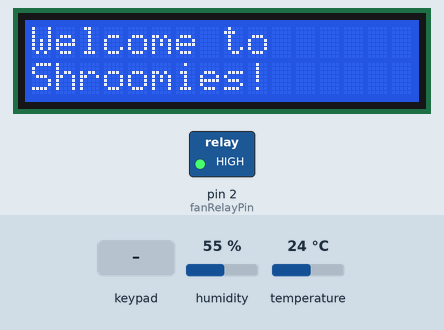
A sketch run on a simulated Arduino Uno, built with avr-gcc and run on an emulated ATmega328P. On the bench: 16×2 character LCD, switched loads named in the sketch (green lamp = pin HIGH). The test bench sets the inputs (shaded band); at power-on: temperature 24 °C, humidity 55 %. Pins used as bus, display or sensor lines are not drawn; what the sketch prints to the serial monitor is not drawn.

Above: at 1.2 s.
1.3 s: key 'A' pressed
At 8.5 s:
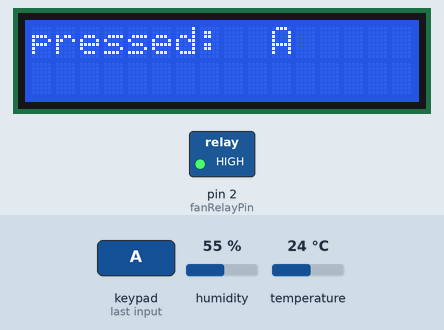
9.7 s: temperature set to 12 °C
At 16.8 s:
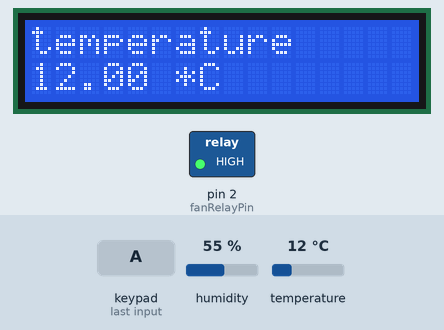
17.7 s: keypad keys 1 2 1 1 9 8 pressed 1.5 s apart
31.0 s: temperature set to 17.2 °C
41.9 s: temperature set to 18.8 °C
At 46.7 s:
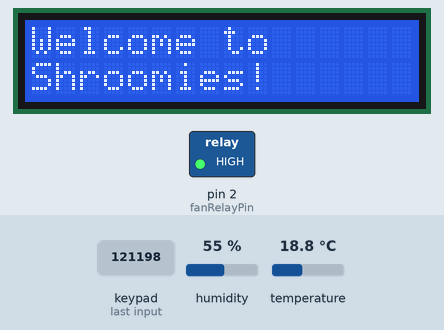
47.2 s: humidity set to 78 %
53.0 s: humidity set to 81 %
At 56.7 s:
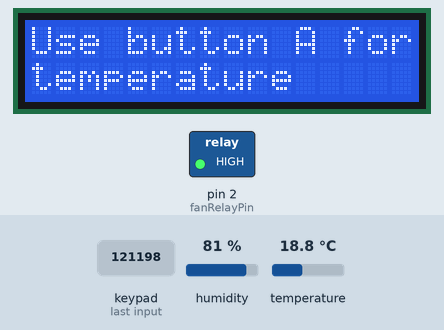
Timing chart, 0 to 58.2 s (numbered marks = the images above; inputs shaded):
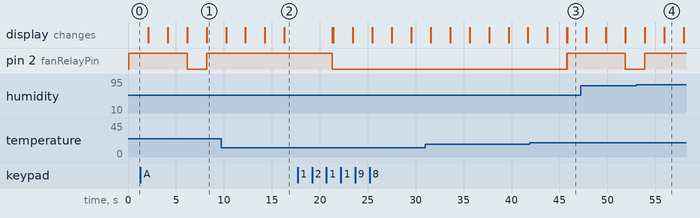

Measured:
- the behaviour switches between 17.9 and 18 °C on temperature (found by bisection; images 2 and 3)
- the behaviour switches between 79 and 80 % on humidity (found by bisection; images 3 and 4)
- after the input at 1.3 s, the display: first differs from a run without the input after 6.9 s (image 1)
- after the input at 41.9 s, pin 2 (fanRelayPin): LOW → HIGH after 3.8 s, → LOW 0.03 s later, → HIGH 0.01 s later
- after the input at 53.0 s, pin 2 (fanRelayPin): goes on until 53.9 s, then stays HIGH

The sketch:

keypad_input.ino
```cpp
#include <LiquidCrystal_I2C.h>
#include <Keypad.h>
#include <DHT.h>

// co2
#include <SoftwareSerial.h>
#include <MHZ.h>

const byte ROWS = 4;
const byte COLS = 4;

char hexaKeys[ROWS][COLS] = {
  {'1', '2', '3', 'A'},
  {'4', '5', '6', 'B'},
  {'7', '8', '9', 'C'},
  {'*', '0', '#', 'D'}
};

byte rowPins[ROWS] = {12, 11, 9, 8};
byte colPins[COLS] = {7, 6, 4, 3};

Keypad customKeypad = Keypad(makeKeymap(hexaKeys), rowPins, colPins, ROWS, COLS);
LiquidCrystal_I2C lcd(0x27, 16, 2);

// Dht variables
#define DHTTYPE DHT22
#define DHTPIN 13
DHT dht(DHTPIN, DHTTYPE);

// temperature values
int minTempTarget = 18;
int maxTempTarget = 24;

// humidity values
int minHumidityTarget = 80;
int maxHumidityTarget = 95;

// co2 values
int minCo2Target = 600;
int maxCo2Target = 1000;

// relay pins
int lightRelayPin = 1;
int fanRelayPin = 2;

// fan state
bool isFanBlowing;

// co2 variables
// pin for pwm reading
#define CO2_IN 5

// pin for uart reading
#define MH_Z19_RX 0  // D7
#define MH_Z19_TX 1  // D6

int ppm_pwm;

MHZ co2(MH_Z19_RX, MH_Z19_TX, CO2_IN, MHZ19B);

// timer variables
unsigned long startMillis;
unsigned long currentMillis;
const unsigned long period = 1000;


// temperature
float temperature;

// numPad
char customKey;

void setup(){
  isFanBlowing = true;
  startMillis = millis();
  LcdSetup();
  //pinMode(dhtPin, INPUT);
  dht.begin();
  Serial.begin(9600);

  // relay setup
  pinMode(lightRelayPin, OUTPUT);
  pinMode(fanRelayPin, OUTPUT);

  // co2 setup
  pinMode(CO2_IN, INPUT);
/*
  if (co2.isPreHeating()) {
    Serial.print("Preheating");
    while (co2.isPreHeating()) {
      LcdSetup();
      Serial.print(".");
      delay(5000);
      if(!co2.isPreHeating())
      {
        lcd.clear();
        lcd.setCursor(0,0);
        lcd.print("Ready - press A");
        Serial.println("ready");
        break;
      }
    }
  }
  */
}

void loop(){

  // Start light once
  digitalWrite(lightRelayPin, HIGH);

  Serial.println("entering loop");
  TemperatureControl();

  Input();

  lcd.clear();
  lcd.setCursor(0, 0);

  // temp = analogRead(dhtPin);

}

void Input()
{
  customKey = customKeypad.getKey();

  if (customKey){
    Serial.println("got an input");

    // currentMillis = currentMillis - currentMillis;
    lcd.setCursor(1, 0);
    lcd.clear();
    lcd.print("pressed: ");
    lcd.setCursor(10, 0);
    lcd.print(customKey);
    delay(2000);
    lcd.setCursor(1, 1);
    lcd.print("loading.");
    delay(2000);
    lcd.clear();
    lcd.print("loading..");
    delay(2000);
    lcd.clear();
    lcd.print("loading...");
    delay(2000);

  }

  if(customKey == 'A')
  {

    Serial.println("reading temperature");
    // currentMillis = currentMillis - currentMillis;
    temperature = dht.readTemperature();

    lcd.clear();
    lcd.print("temperature");
    lcd.setCursor(0, 1);
    lcd.print(temperature);
    lcd.setCursor(5, 1);
    lcd.print(" *C");
    delay(5000);
    // reset Key
    customKey == NULL;
  }

  if(customKey == 'B')
  {
    Serial.println("wind control");
    if(isFanBlowing)
    {
      Serial.println("fans off");
      digitalWrite(fanRelayPin, LOW);
      isFanBlowing = false;
      delay(1000);
      // reset Key
      customKey == NULL;
    }
    else if(!isFanBlowing)
    {
      Serial.println("fans off");
      digitalWrite(fanRelayPin, HIGH);
      isFanBlowing = true;
      delay(1000);
      // reset Key
      customKey == NULL;
    }
  }

  /*

  if(customKey == 'C')
  {

    Serial.println("reading co2");
    ppm_pwm = co2.readCO2PWM();
    Serial.println("got co2 data!");

    // currentMillis = currentMillis - currentMillis;
    lcd.clear();
    lcd.print("co2");
    lcd.setCursor(0, 1);
    lcd.print(ppm_pwm);
    lcd.setCursor(5, 1);
    lcd.print(" *pwm");
    delay(5000);
  }
  */
  else
    MainMenu();

  Serial.println("going in main menu");

}


void MainMenu()
{

  // Welcome
  lcd.clear();
  lcd.setCursor(0, 0);
  lcd.print("Welcome to");
  lcd.setCursor(0, 1);
  lcd.print("Shroomies!");

  // break:
  HumidityControl();
  TemperatureControl();
  if(customKey)
    return;

  // Button A - temperature
  delay(2000);
  lcd.setCursor(0, 0);
  lcd.clear();
  lcd.print("Use button A for");
  lcd.setCursor(0, 1);
  lcd.print("temperature");
  delay(2000);

  // break:
  HumidityControl();
  TemperatureControl();
  if(customKey)
    return;

  // Button B - wind
  lcd.setCursor(0, 0);
  lcd.clear();
  lcd.print("Use button B for");
  lcd.setCursor(0, 1);
  lcd.print("wind control");
  delay(2000);

  // break:
  TemperatureControl();
  HumidityControl();
  if(customKey)
    return;

  // Button C - Co2
  lcd.setCursor(0, 0);
  lcd.clear();
  lcd.print("Use button C for");
  lcd.setCursor(0, 1);
  lcd.print("Co2 control");
  delay(2000);
}

/*
void MainMenu()
{
  currentMillis = millis();
  // Welcome
  lcd.clear();
  lcd.setCursor(0, 0);
  lcd.print("Welcome to");
  lcd.setCursor(0, 1);
  lcd.print("Shroomies!");
  // Button A - temperature
  if(currentMillis - startMillis >= period)
  {
  lcd.setCursor(0, 0);
  lcd.clear();
  lcd.print("Use button A for");
  lcd.setCursor(0, 1);
  lcd.print("temperature");
  currentMillis = currentMillis - currentMillis;
  }
  // Button B - wind
  if(currentMillis - startMillis >= period)
  {
  lcd.setCursor(0, 0);
  lcd.clear();
  lcd.print("Use button B for");
  lcd.setCursor(0, 1);
  lcd.print("wind control");
  currentMillis = currentMillis - currentMillis;
  }
  // Button C - Co2
  if(currentMillis - startMillis >= period)
  {
  lcd.setCursor(0, 0);
  lcd.clear();
  lcd.print("Use button C for");
  lcd.setCursor(0, 1);
  lcd.print("Co2 control");
  currentMillis = currentMillis - currentMillis;
  }
}

*/


// my version

/*
#include <Wire.h>
#include <LiquidCrystal_I2C.h>

LiquidCrystal_I2C lcd(0x27, 16, 2);
char Outputs[] =
{'1', '2', '3', 'A',
'4', '5', '6', 'B',
'7', '8', '9', 'C',
'*', '0', '#', 'D'};

int pinInputs[] = {'1', '2', '4', '5', '7', '9', "10", "12"};
int states[8];


void setup() {
  // put your setup code here, to run once:
  LcdSetup();
  for(int pin = 0; pin < pinInputs; pin++)
  {
    pinMode(pin, INPUT);
  }

}

void loop() {
  // put your main code here, to run repeatedly:
    for(int pin = 0; pin < pinInputs; pin++)
    {
      states[pin] = digitalRead(pin);

      if(states[pin] = HIGH)
      {
        lcd.clear();
        lcd.print(pin);
      }
    }

}


*/


void LcdSetup()
{
  lcd.begin();
  lcd.backlight();
  lcd.clear();
  lcd.setCursor(0,0);
  /*
  lcd.print("co2 sensor prehe");
  lcd.setCursor(0, 1);
  lcd.print("ating, please wait...");
  delay(10000);
  lcd.clear();
  lcd.print("...");
  delay(2000);
  lcd.print(".....");
  delay(2000);
  lcd.print(".......");
  delay(2000);
  */
 }

 void TemperatureControl()
 {
   int temperature = dht.readTemperature();

   if(temperature < minTempTarget)
   {
     digitalWrite(fanRelayPin, LOW);
     Serial.println("temperature too low");
     return;
   }
   if(temperature > maxTempTarget)
    {
      digitalWrite(fanRelayPin, HIGH);
      Serial.println("temperature too high");
      return;
    }
  else
    digitalWrite(fanRelayPin, HIGH);
 }

 void HumidityControl()
 {
   // call function in loop
   int humidity = dht.readHumidity();

   if(humidity < minHumidityTarget)
   {
     digitalWrite(fanRelayPin, LOW);
     Serial.println("HEHOOO LA HUMIDITÉ PAS FORT");
   }

   if(humidity > maxHumidityTarget)
   {
    digitalWrite(fanRelayPin, HIGH);
    Serial.println("Humidité trop forte");
   }
   else
   {
     Serial.println(humidity);
   }
 }

 void Co2Control()
 {
   int ppm = co2.readCO2PWM();

   if(ppm < minCo2Target)
   {
     Serial.println("too low co2!");
   }
 }
```
